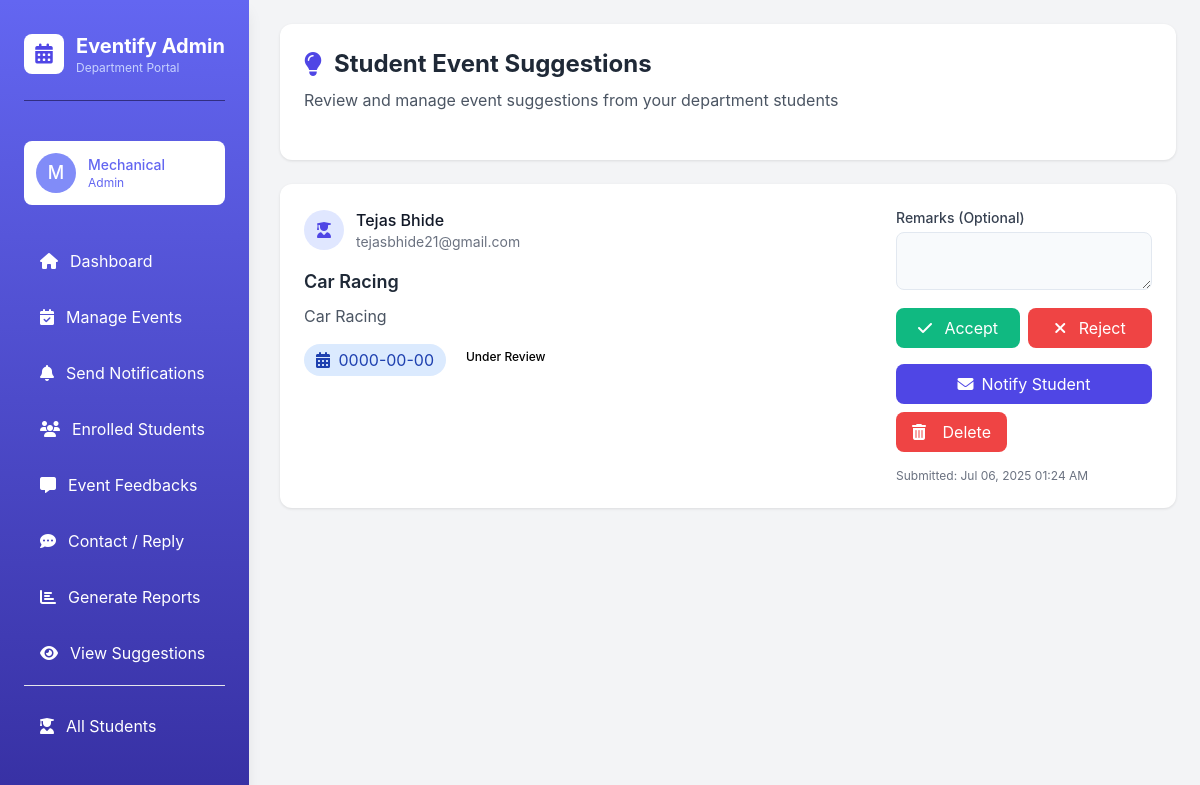
Screenshot of /department/view_suggestions.php (signed in) with the database file from the repository.
### tables this page shows
CREATE TABLE `event_suggestions` (
  `suggestion_id` int(11) NOT NULL,
  `student_id` int(11) NOT NULL,
  `department_id` int(11) NOT NULL,
  `title` varchar(255) NOT NULL,
  `event_type` varchar(100) DEFAULT NULL,
  `description` text NOT NULL,
  `preferred_date` date DEFAULT NULL,
  `status` enum('Under Review','Accepted','Rejected') DEFAULT 'Under Review',
  `admin_remarks` text DEFAULT NULL,
  `submitted_at` datetime DEFAULT current_timestamp(),
  `reviewed_at` datetime DEFAULT NULL
);

CREATE TABLE `students` (
  `student_id` int(11) NOT NULL,
  `full_name` varchar(100) NOT NULL,
  `email` varchar(100) NOT NULL,
  `password` varchar(255) NOT NULL,
  `department_id` int(11) DEFAULT NULL,
  `created_at` timestamp NOT NULL DEFAULT current_timestamp()
);

### department/view_suggestions.php (the view, shortened to what this page needs)
<?php
require_once '../includes/db.php';
$department_id = $_SESSION['department_id'];
$stmt = $pdo->prepare("
    SELECT es.*, s.full_name, s.email, d.department_name
    FROM event_suggestions es
    JOIN students s ON es.student_id = s.student_id
    JOIN departments d ON es.department_id = d.department_id
    WHERE es.department_id = ?
    ORDER BY es.submitted_at DESC
");
$stmt->execute([$department_id]);
$suggestions = $stmt->fetchAll();
?>
<!DOCTYPE html>
<html lang="en">
<head>
    <script src="https://cdn.tailwindcss.com"></script>
    <link rel="stylesheet" href="https://cdnjs.cloudflare.com/ajax/libs/font-awesome/6.4.0/css/all.min.css">
</head>
<body class="bg-gray-100">
    <div class="flex">
        <?php include 'sidebar.php'; ?>
        <main class="flex-1 md:ml-64 p-6">
            <div class="max-w-7xl mx-auto">
                <div class="suggestion-card p-6 mb-6">
                    <h1 class="text-2xl font-bold text-gray-800 mb-2 flex items-center">
                        <i class="fas fa-lightbulb text-indigo-600 mr-3"></i> Student Event Suggestions
                    </h1>
                    <p class="text-gray-600 mb-6">Review and manage event suggestions from your department students</p>
                </div>
                <?php if (count($suggestions) > 0): ?>
                    <div class="grid grid-cols-1 gap-6">
                        <?php foreach ($suggestions as $sug): ?>
                            <div class="suggestion-card p-6">
                                <div class="flex flex-col md:flex-row md:justify-between md:items-start gap-4">
                                    <div class="flex-1">
                                        <div class="flex items-center mb-2">
                                            <div
                                                class="w-10 h-10 bg-indigo-100 rounded-full flex items-center justify-center text-indigo-600 mr-3">
                                                <i class="fas fa-user-graduate"></i>
                                            </div>
                                            <div>
                                                <h3 class="font-medium text-gray-900"><?= htmlspecialchars($sug['full_name']) ?>
                                                </h3>
                                                <p class="text-sm text-gray-500"><?= htmlspecialchars($sug['email']) ?></p>
                                            </div>
                                        </div>
                                        <h4 class="text-lg font-semibold text-gray-800 mt-4">
                                            <?= htmlspecialchars($sug['title']) ?>
                                        </h4>
                                        <p class="text-gray-600 mt-2"><?= htmlspecialchars($sug['description']) ?></p>
                                        <div class="mt-4 flex flex-wrap gap-2">
                                            <?php if ($sug['preferred_date']): ?>
                                                <span class="px-3 py-1 bg-blue-100 text-blue-800 rounded-full">
                                                    <i class="fas fa-calendar-alt mr-1"></i>
                                                    <?= date( htmlspecialchars($sug['preferred_date'])) ?>
                                                </span>
                                            <?php endif; ?>
                                            <span
                                                class="status-badge status-<?= strtolower(str_replace(' ', '-', $sug['status'])) ?>">
                                                <?= $sug['status'] ?>
                                            </span>
                                        </div>
                                    </div>
                                    <div class="md:w-64">
                                        <div class="action-buttons">
                                            <?php if ($sug['status'] === 'Under Review'): ?>
                                                <form method="POST" class="w-full">
                                                    <div class="mb-3">
                                                        <label class="block text-sm font-medium text-gray-700 mb-1">Remarks
                                                            (Optional)</label>
                                                        <textarea name="remarks" class="form-input w-full px-3 py-2 text-sm"
                                                            rows="2"></textarea>
                                                    </div>
                                                    <div class="flex gap-2">
                                                        <button name="action" value="Accepted"
                                                            class="btn-success text-white px-4 py-2 rounded-lg flex-1">
                                                            <i class="fas fa-check mr-2"></i> Accept
                                                        </button>
                                                        <button name="action" value="Rejected"
                                                            class="btn-danger text-white px-4 py-2 rounded-lg flex-1">
                                                            <i class="fas fa-times mr-2"></i> Reject
                                                        </button>
                                                    </div>
                                                </form>
                                            <?php endif; ?>
                                            <a href="mailto:<?= htmlspecialchars($sug['email']) ?>?subject=Regarding Your Event Suggestion: <?= rawurlencode($sug['title']) ?>&body=Dear <?= rawurlencode($sug['full_name']) ?>%2C%0A%0ARegarding your event suggestion <?= rawurlencode($sug['title']) ?>%3A%0A%0A[Write your response here]%0A%0ARegards%2C%0A<?= rawurlencode($sug['department_name']) ?> Department"
                                                class="btn-primary text-white px-4 py-2 rounded-lg flex items-center justify-center w-full mt-2">
                                                <i class="fas fa-envelope mr-2"></i> Notify Student
                                            </a>
                                            <form method="POST" class="inline">
                                                <button type="submit"
                                                    onclick="return confirm('Are you sure you want to delete this suggestion?')"
                                                    class="btn-danger text-white px-4 py-2 rounded-lg flex-1">
                                                    <i class="fas fa-trash-can mr-3"></i> Delete
                                                </button>
                                            </form>
                                        </div>
                                        <div class="mt-4 text-xs text-gray-500">
                                            <p>Submitted: <?= date('M d, Y h:i A', strtotime($sug['submitted_at'])) ?></p>
                                        </div>
                                    </div>
                                </div>
                            </div>
                        <?php endforeach; ?>
                    </div>
                <?php endif; ?>
            </div>
        </main>
    </div>
</body>
</html>

### department/view_suggestions.php (style rules this page uses)
:root { --primary: #4f46e5; --primary-light: #6366f1; --primary-dark: #4338ca; --success: #10b981; --danger: #ef4444; --warning: #f59e0b; }
body { background-color: #f8fafc; font-family: 'Inter', sans-serif; }
.suggestion-card { transition: all 0.3s cubic-bezier(0.4, 0, 0.2, 1); border-radius: 0.75rem; background: white; box-shadow: 0 1px 3px rgba(0, 0, 0, 0.1); }
.status-badge { display: inline-block; padding: 0.25rem 0.75rem; border-radius: 9999px; font-size: 0.75rem; font-weight: 500; }
.btn-primary { background-color: var(--primary); transition: all 0.3s; }
.btn-success { background-color: var(--success); transition: all 0.3s; }
.btn-danger { background-color: var(--danger); transition: all 0.3s; }
.form-input { transition: all 0.3s ease; border: 1px solid #e2e8f0; background-color: #f8fafc; border-radius: 0.5rem; }
.action-buttons { display: flex; gap: 0.5rem; flex-wrap: wrap; }

### rows the page displays
event_suggestions: student.full_name "Tejas Bhide", student.email "tejasbhide21@gmail.com", title "Car Racing", description "Car Racing", preferred_date "0000-00-00", status "Under Review", submitted_at "Jul 06, 2025 01:24 AM"

### other values shown
substr(htmlspecialchars($_SESSION['department_name']), 0, 1) "M"
$_SESSION['department_name'] "Mechanical"
